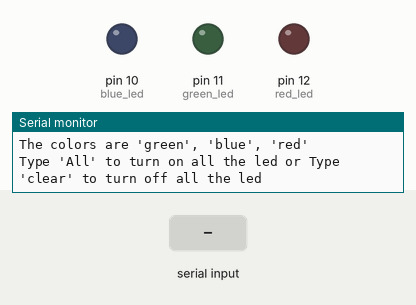
Recording of a sketch running on a simulated Arduino Uno, built with avr-gcc and run on an emulated ATmega328P. Shown: output pins drawn as LEDs (lit = HIGH), the last lines printed to the serial monitor. The inputs (shaded band) are chosen by the test bench.

Above: at 1.2 s.
1.3 s: "green" received over Serial
At 3.3 s:
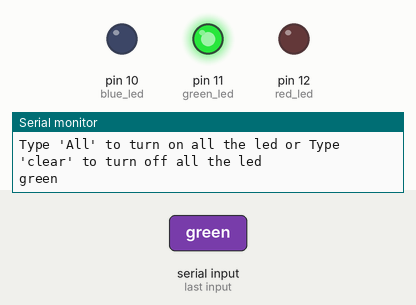
3.8 s: "blue" received over Serial
At 5.2 s:
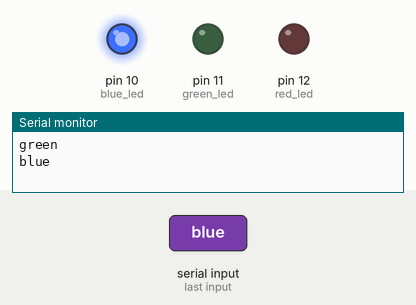
6.3 s: "red" received over Serial
At 8.2 s:
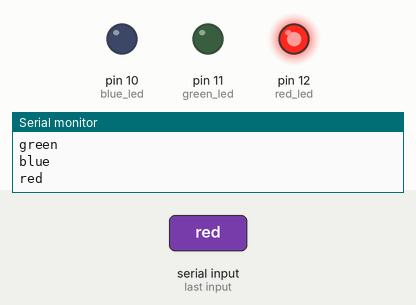
8.8 s: "all" received over Serial
At 10.2 s:
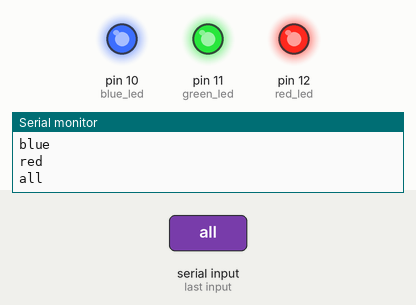
Timing chart, 0 to 11.8 s (numbered marks = the images above; inputs shaded):
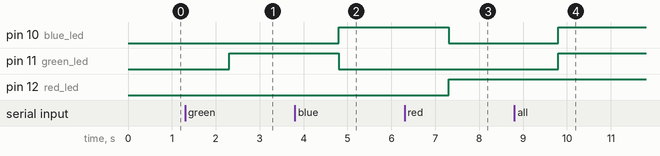

The sketch:

chooseLED.ino
```cpp
const int green_led = 11;
const int blue_led = 10;
const int red_led = 12;

String main_string = "Please! choose the color to light up ";
String color_string = "The colors are 'green', 'blue', 'red' ";
String clear_command = "Type 'All' to turn on all the led or Type 'clear' to turn off all the led";
String get_color;

void setup() {
  Serial.begin(9600);

  pinMode(green_led, OUTPUT);
  pinMode(blue_led, OUTPUT);
  pinMode(red_led, OUTPUT);
  Serial.println(main_string);
  Serial.println(color_string);
  Serial.println(clear_command);
}

void loop() {
  while (Serial.available() == 0) {
    // wait for user input
  }
  get_color = Serial.readString();
  get_color.trim(); // remove any leading/trailing whitespace
  get_color.toLowerCase();
  Serial.println(get_color);

  // turn off all LEDs initially
  digitalWrite(green_led, LOW);
  digitalWrite(blue_led, LOW);
  digitalWrite(red_led, LOW);

  if (get_color == "green") {
    digitalWrite(green_led, HIGH);
  } else if (get_color == "blue") {
    digitalWrite(blue_led, HIGH);
  } else if (get_color == "red") {
    digitalWrite(red_led, HIGH);
  } else if (get_color == "all") {
    digitalWrite(green_led, HIGH);
    digitalWrite(blue_led, HIGH);
    digitalWrite(red_led, HIGH);
  }else if (get_color == "clear") {
    digitalWrite(green_led, LOW);
    digitalWrite(blue_led, LOW);
    digitalWrite(red_led, LOW);
  } else {
    Serial.println("Invalid color! Please choose 'green', 'blue', or 'red'.");
  }
}
```

Measured:
- after the input at 1.3 s, pin 11 (green_led): LOW → HIGH after 1.0 s
- after the input at 3.8 s, pin 10 (blue_led): LOW → HIGH after 1.0 s; pin 11 (green_led): HIGH → LOW after 1.0 s
- after the input at 6.3 s, pin 10 (blue_led): HIGH → LOW after 1.0 s; pin 12 (red_led): LOW → HIGH after 1.0 s
- after the input at 8.8 s, pin 10 (blue_led), pin 11 (green_led): LOW → HIGH after 1.0 s
